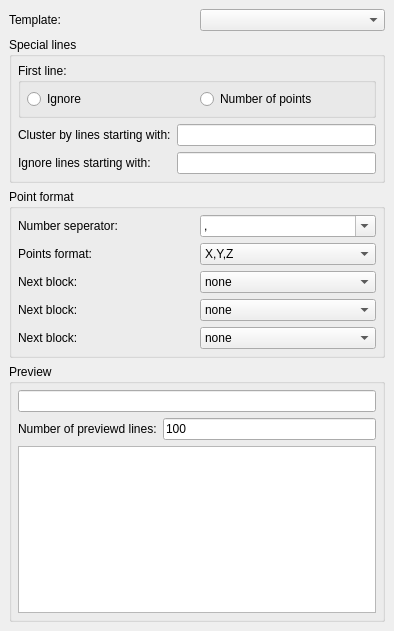
<ui version="4.0" >
 <author></author>
 <comment></comment>
 <exportmacro></exportmacro>
 <class>PointsGui::DlgPointsRead</class>
 <widget class="QDialog" name="PointsGui::DlgPointsRead" >
  <property name="geometry" >
   <rect>
    <x>0</x>
    <y>0</y>
    <width>394</width>
    <height>631</height>
   </rect>
  </property>
  <property name="windowTitle" >
   <string>ASCII points import</string>
  </property>
  <layout class="QVBoxLayout" >
   <property name="margin" >
    <number>9</number>
   </property>
   <property name="spacing" >
    <number>6</number>
   </property>
   <item>
    <layout class="QHBoxLayout" >
     <property name="margin" >
      <number>0</number>
     </property>
     <property name="spacing" >
      <number>6</number>
     </property>
     <item>
      <widget class="QLabel" name="textLabel1" >
       <property name="text" >
        <string>Template:</string>
       </property>
      </widget>
     </item>
     <item>
      <widget class="QComboBox" name="comboBoxTrmplate" />
     </item>
    </layout>
   </item>
   <item>
    <widget class="QGroupBox" name="groupBox1" >
     <property name="title" >
      <string>Special lines</string>
     </property>
     <layout class="QGridLayout" >
      <property name="margin" >
       <number>6</number>
      </property>
      <property name="spacing" >
       <number>6</number>
      </property>
      <item row="1" column="0" >
       <layout class="QGridLayout" >
        <property name="margin" >
         <number>0</number>
        </property>
        <property name="spacing" >
         <number>6</number>
        </property>
        <item row="0" column="1" >
         <widget class="QLineEdit" name="lineEditClusterStart" />
        </item>
        <item row="1" column="1" >
         <widget class="QLineEdit" name="lineEditComments" />
        </item>
        <item row="1" column="0" >
         <widget class="QLabel" name="textLabel4" >
          <property name="text" >
           <string>Ignore lines starting with:</string>
          </property>
         </widget>
        </item>
        <item row="0" column="0" >
         <widget class="QLabel" name="textLabel3" >
          <property name="text" >
           <string>Cluster by lines starting with:</string>
          </property>
         </widget>
        </item>
       </layout>
      </item>
      <item row="0" column="0" >
       <widget class="QGroupBox" name="groupBox" >
        <property name="title" >
         <string>First line:</string>
        </property>
        <layout class="QHBoxLayout" >
         <property name="margin" >
          <number>6</number>
         </property>
         <property name="spacing" >
          <number>6</number>
         </property>
         <item>
          <widget class="QRadioButton" name="radioButtonIgnore" >
           <property name="text" >
            <string>Ignore</string>
           </property>
           <property name="autoExclusive" >
            <bool>true</bool>
           </property>
          </widget>
         </item>
         <item>
          <widget class="QRadioButton" name="radioButtonNbrOfPoints" >
           <property name="text" >
            <string>Number of points</string>
           </property>
           <property name="autoExclusive" >
            <bool>true</bool>
           </property>
          </widget>
         </item>
        </layout>
       </widget>
      </item>
     </layout>
    </widget>
   </item>
   <item>
    <widget class="QGroupBox" name="groupBox2" >
     <property name="title" >
      <string>Point format</string>
     </property>
     <layout class="QGridLayout" >
      <property name="margin" >
       <number>6</number>
      </property>
      <property name="spacing" >
       <number>6</number>
      </property>
      <item row="0" column="0" >
       <layout class="QGridLayout" >
        <property name="margin" >
         <number>0</number>
        </property>
        <property name="spacing" >
         <number>6</number>
        </property>
        <item row="3" column="1" >
         <widget class="QComboBox" name="comboBoxNextBlock2" >
          <item>
           <property name="text" >
            <string>none</string>
           </property>
          </item>
          <item>
           <property name="text" >
            <string>I,J,K (normal vector)</string>
           </property>
          </item>
          <item>
           <property name="text" >
            <string>I,K (normal vector 2D)</string>
           </property>
          </item>
          <item>
           <property name="text" >
            <string>R,G,B (color)</string>
           </property>
          </item>
          <item>
           <property name="text" >
            <string>I (Gray value)</string>
           </property>
          </item>
         </widget>
        </item>
        <item row="2" column="1" >
         <widget class="QComboBox" name="comboBoxNextBlock1" >
          <item>
           <property name="text" >
            <string>none</string>
           </property>
          </item>
          <item>
           <property name="text" >
            <string>I,J,K (normal vector)</string>
           </property>
          </item>
          <item>
           <property name="text" >
            <string>I,K (normal vector 2D)</string>
           </property>
          </item>
          <item>
           <property name="text" >
            <string>R,G,B (color)</string>
           </property>
          </item>
          <item>
           <property name="text" >
            <string>I (Gray value)</string>
           </property>
          </item>
         </widget>
        </item>
        <item row="0" column="0" >
         <widget class="QLabel" name="textLabel6" >
          <property name="text" >
           <string>Number seperator:</string>
          </property>
         </widget>
        </item>
        <item row="4" column="0" >
         <widget class="QLabel" name="textLabel8_2_2" >
          <property name="text" >
           <string>Next block:</string>
          </property>
         </widget>
        </item>
        <item row="2" column="0" >
         <widget class="QLabel" name="textLabel8" >
          <property name="text" >
           <string>Next block:</string>
          </property>
         </widget>
        </item>
        <item row="3" column="0" >
         <widget class="QLabel" name="textLabel8_2" >
          <property name="text" >
           <string>Next block:</string>
          </property>
         </widget>
        </item>
        <item row="4" column="1" >
         <widget class="QComboBox" name="comboBoxNextBlock3" >
          <item>
           <property name="text" >
            <string>none</string>
           </property>
          </item>
          <item>
           <property name="text" >
            <string>I,J,K (normal vector)</string>
           </property>
          </item>
          <item>
           <property name="text" >
            <string>I,K (normal vector 2D)</string>
           </property>
          </item>
          <item>
           <property name="text" >
            <string>R,G,B (color)</string>
           </property>
          </item>
          <item>
           <property name="text" >
            <string>I (Gray value)</string>
           </property>
          </item>
         </widget>
        </item>
        <item row="0" column="1" >
         <widget class="QComboBox" name="comboBoxSeperator" >
          <property name="editable" >
           <bool>true</bool>
          </property>
          <item>
           <property name="text" >
            <string>,</string>
           </property>
          </item>
          <item>
           <property name="text" >
            <string>;</string>
           </property>
          </item>
          <item>
           <property name="text" >
            <string>\t</string>
           </property>
          </item>
          <item>
           <property name="text" >
            <string>\w</string>
           </property>
          </item>
         </widget>
        </item>
        <item row="1" column="1" >
         <widget class="QComboBox" name="comboBoxPointsFormat" >
          <item>
           <property name="text" >
            <string>X,Y,Z</string>
           </property>
          </item>
          <item>
           <property name="text" >
            <string>X,Y</string>
           </property>
          </item>
         </widget>
        </item>
        <item row="1" column="0" >
         <widget class="QLabel" name="textLabel7" >
          <property name="text" >
           <string>Points format:</string>
          </property>
         </widget>
        </item>
       </layout>
      </item>
     </layout>
    </widget>
   </item>
   <item>
    <widget class="QGroupBox" name="groupBox3" >
     <property name="title" >
      <string>Preview</string>
     </property>
     <layout class="QVBoxLayout" >
      <property name="margin" >
       <number>6</number>
      </property>
      <property name="spacing" >
       <number>6</number>
      </property>
      <item>
       <widget class="QLineEdit" name="lineEditFileName" >
        <property name="readOnly" >
         <bool>true</bool>
        </property>
       </widget>
      </item>
      <item>
       <layout class="QHBoxLayout" >
        <property name="margin" >
         <number>0</number>
        </property>
        <property name="spacing" >
         <number>6</number>
        </property>
        <item>
         <widget class="QLabel" name="textLabel5" >
          <property name="text" >
           <string>Number of previewd lines:</string>
          </property>
         </widget>
        </item>
        <item>
         <widget class="QLineEdit" name="lineEditPreviewLines" >
          <property name="text" >
           <string>100</string>
          </property>
         </widget>
        </item>
       </layout>
      </item>
      <item>
       <widget class="QTextEdit" name="textEditPreview" />
      </item>
     </layout>
    </widget>
   </item>
  </layout>
 </widget>
 <layoutdefault spacing="6" margin="11" />
 <pixmapfunction>qPixmapFromMimeSource</pixmapfunction>
 <tabstops>
  <tabstop>comboBoxTrmplate</tabstop>
  <tabstop>radioButtonIgnore</tabstop>
  <tabstop>radioButtonNbrOfPoints</tabstop>
  <tabstop>lineEditClusterStart</tabstop>
  <tabstop>lineEditComments</tabstop>
  <tabstop>comboBoxSeperator</tabstop>
  <tabstop>comboBoxPointsFormat</tabstop>
  <tabstop>comboBoxNextBlock1</tabstop>
  <tabstop>comboBoxNextBlock2</tabstop>
  <tabstop>comboBoxNextBlock3</tabstop>
  <tabstop>lineEditFileName</tabstop>
  <tabstop>lineEditPreviewLines</tabstop>
  <tabstop>textEditPreview</tabstop>
 </tabstops>
 <resources/>
 <connections/>
</ui>
